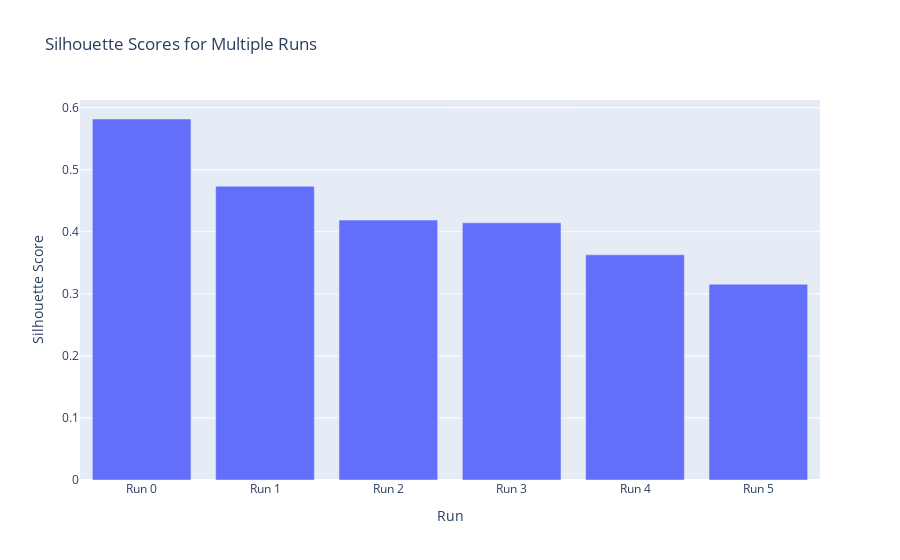

The cell this chart's notebook holds for it:
### Code cell
run_names = list(tdkmeans_all.silhouette_scores.keys())
scores = list(tdkmeans_all.silhouette_scores.values())
run_details = [f"Run {i}: {tdkmeans_all.option_dicts[i]}" for i in range(len(tdkmeans_all.option_dicts))]


fig = go.Figure(data=go.Bar(x=run_names, y=scores, hovertext=run_details))
fig.update_layout(title='Silhouette Scores for Multiple Runs',
                  xaxis_title='Run',
                  yaxis_title='Silhouette Score')

# Show the interactive graph
fig.show()

### Figure 1 — Plotly figure (JSON) as saved in the notebook; plotly's stock layout.template omitted (floating-point values rounded to 4 significant figures)
{"data": [{"hovertext": ["Run 0: {'InitialCentroidsMethod': 'kmeans++', 'NumClusters': 2, 'MaxIterNum': 10, 'Seed': 42, 'StopThreshold': 0.0395, 'NumInit': 1, 'output_table': 'kmeans_iris', 'fit_input_table': 'iris', 'predict_input_table': 'iris'}", "Run 1: {'InitialCentroidsMethod': 'kmeans++', 'NumClusters': 3, 'MaxIterNum': 10, 'Seed': 42, 'StopThreshold': 0.0395, 'NumInit': 1, 'output_table': 'kmeans_iris', 'fit_input_table': 'iris', 'predict_input_table': 'iris'}", "Run 2: {'InitialCentroidsMethod': 'kmeans++', 'NumClusters': 4, 'MaxIterNum': 10, 'Seed': 42, 'StopThreshold': 0.0395, 'NumInit': 1, 'output_table': 'kmeans_iris', 'fit_input_table': 'iris', 'predict_input_table': 'iris'}", "Run 3: {'InitialCentroidsMethod': 'kmeans++', 'NumClusters': 5, 'MaxIterNum': 10, 'Seed': 42, 'StopThreshold': 0.0395, 'NumInit': 1, 'output_table': 'kmeans_iris', 'fit_input_table': 'iris', 'predict_input_table': 'iris'}", "Run 4: {'InitialCentroidsMethod': 'kmeans++', 'NumClusters': 6, 'MaxIterNum': 10, 'Seed': 42, 'StopThreshold': 0.0395, 'NumInit': 1, 'output_table': 'kmeans_iris', 'fit_input_table': 'iris', 'predict_input_table': 'iris'}", "Run 5: {'InitialCentroidsMethod': 'kmeans++', 'NumClusters': 7, 'MaxIterNum': 10, 'Seed': 42, 'StopThreshold': 0.0395, 'NumInit': 1, 'output_table': 'kmeans_iris', 'fit_input_table': 'iris', 'predict_input_table': 'iris'}"], "type": "bar", "x": ["Run 0", "Run 1", "Run 2", "Run 3", "Run 4", "Run 5"], "y": [0.5818, 0.4735, 0.4189, 0.4145, 0.3629, 0.3155]}], "layout": {"title": {"text": "Silhouette Scores for Multiple Runs"}, "xaxis": {"title": {"text": "Run"}}, "yaxis": {"title": {"text": "Silhouette Score"}}}}
